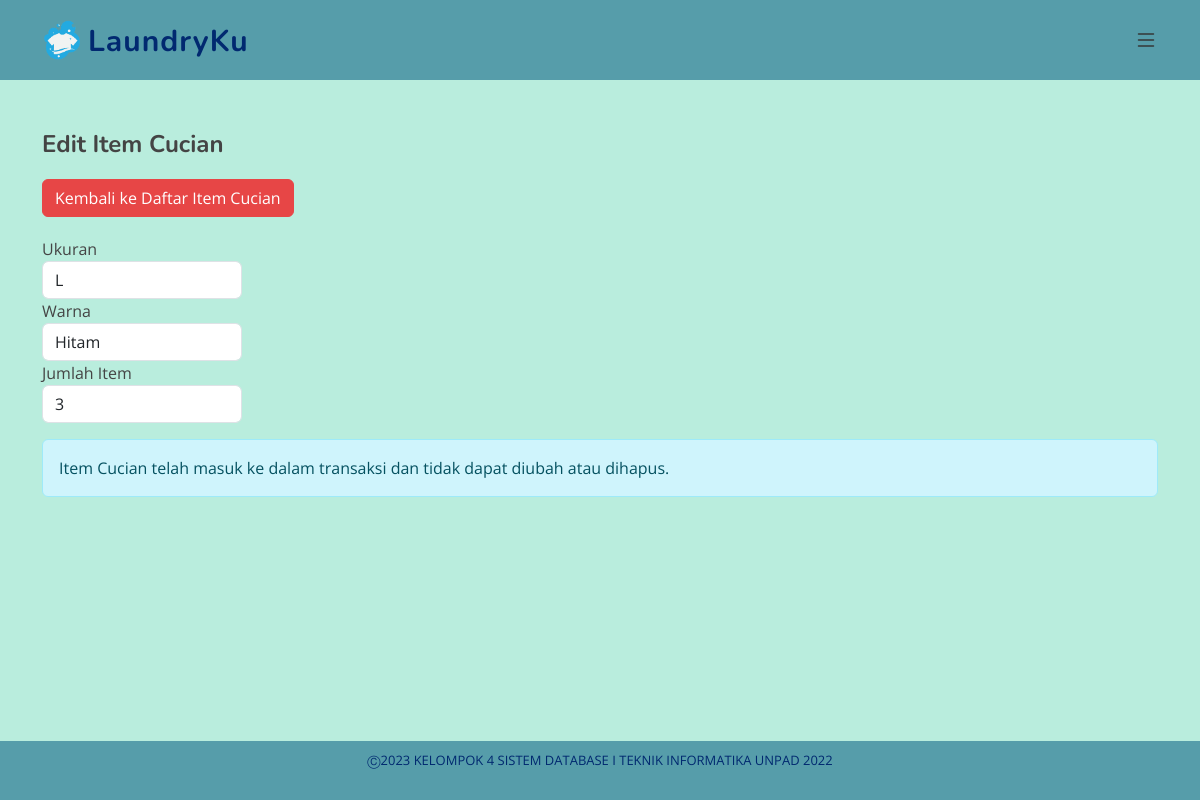
The app's page /edit_item_cucian.php?id=1&no_cucian=1 (signed in), older data.
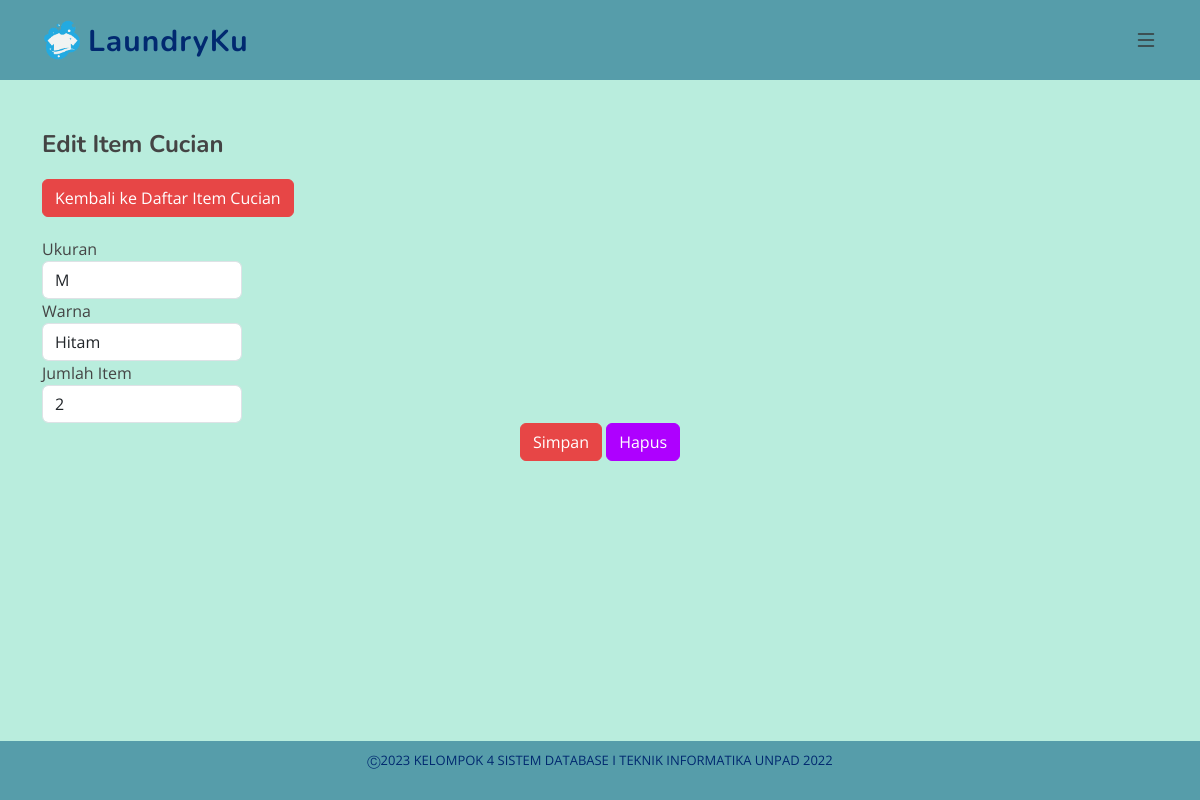
The same page, newer data.
### tables this page shows
CREATE TABLE ItemCucian (
    no_itemCucian INT AUTO_INCREMENT PRIMARY KEY,
    no_cucian INT,
    id_item INT,
    ukuran VARCHAR(50) NOT NULL,
    warna VARCHAR(50) NOT NULL,
    jumlah_item INT,
    harga_itemCucian DECIMAL(18, 2) NOT NULL,
    id_prioritas INT,
    FOREIGN KEY (no_cucian) REFERENCES PermintaanCucian(no_cucian),
    FOREIGN KEY (id_prioritas) REFERENCES Prioritas(id_prioritas),
    FOREIGN KEY (id_item) REFERENCES Item(id_item)
);

### edit_item_cucian.php (the view, shortened to what this page needs)
<?php
include "config.php";
$idItemCucian = $_GET['id'];
$noCucian = $_GET['no_cucian'];
$query = "SELECT * FROM ItemCucian WHERE no_itemCucian = '$idItemCucian'";
$result = mysqli_query($conn, $query);
$itemCucian = mysqli_fetch_assoc($result);
$queryCheckTransaksi = "SELECT COUNT(*) AS jumlah_transaksi FROM Transaksi WHERE no_cucian = $noCucian";
$resultCheckTransaksi = mysqli_query($conn, $queryCheckTransaksi);
$rowCheckTransaksi = mysqli_fetch_assoc($resultCheckTransaksi);
$jumlahTransaksi = $rowCheckTransaksi['jumlah_transaksi'];
?>
<?php include 'header.php'; ?>
<main id="main">
  <section id="admin" class="admin">
    <div class="container">
      <div class="row">
        <div class="col-lg-12">
          <h2>Edit Item Cucian</h2>
          <div class="text-right">
            <a href="_item_cucian.php?no_cucian=<?php echo $noCucian; ?>" class="btn btn-primary">Kembali ke Daftar Item Cucian</a>
          </div>
        </div>
      </div>
      <div class="row">
        <div class="col-lg-12">
          <form action="" method="POST">
            <div class="form-group">
              <label for="ukuran">Ukuran</label>
              <input type="text" class="form-control" id="ukuran" name="ukuran" value="<?php echo $itemCucian['ukuran']; ?>">
            </div>
            <div class="form-group">
              <label for="warna">Warna</label>
              <select class="form-control" id="warna" name="warna">
                <option value="hitam" <?php if ($itemCucian['warna'] == 'hitam') echo 'selected'; ?>>Hitam</option>
              </select>
            </div>
            <div class="form-group">
              <label for="jumlah_item">Jumlah Item</label>
              <input type="number" class="form-control" id="jumlah_item" name="jumlah_item" value="<?php echo $itemCucian['jumlah_item']; ?>">
            </div>
            <?php if ($jumlahTransaksi == 0) : ?>
              <div class="text-center">
                <button type="submit" class="btn btn-primary" name="simpan">Simpan</button>
                <button type="submit" class="btn btn-danger" name="hapus">Hapus</button>
              </div>
            <?php else: ?>
              <div class="alert alert-info mt-3">Item Cucian telah masuk ke dalam transaksi dan tidak dapat diubah atau dihapus.</div>
            <?php endif; ?>
          </form>
        </div>
      </div>
    </div>
  </section>
</main>
<?php include 'footer.php'; ?>

Row changes from the older to the newer data that the page shows:
changed itemcucian: ukuran "L" → "M"; jumlah_item "3" → "2"
Text that changed along with them:
text no longer shown: "Item Cucian telah masuk ke dalam transaksi dan tidak dapat diubah atau dihapus."
text now shown: "Simpan Hapus"
